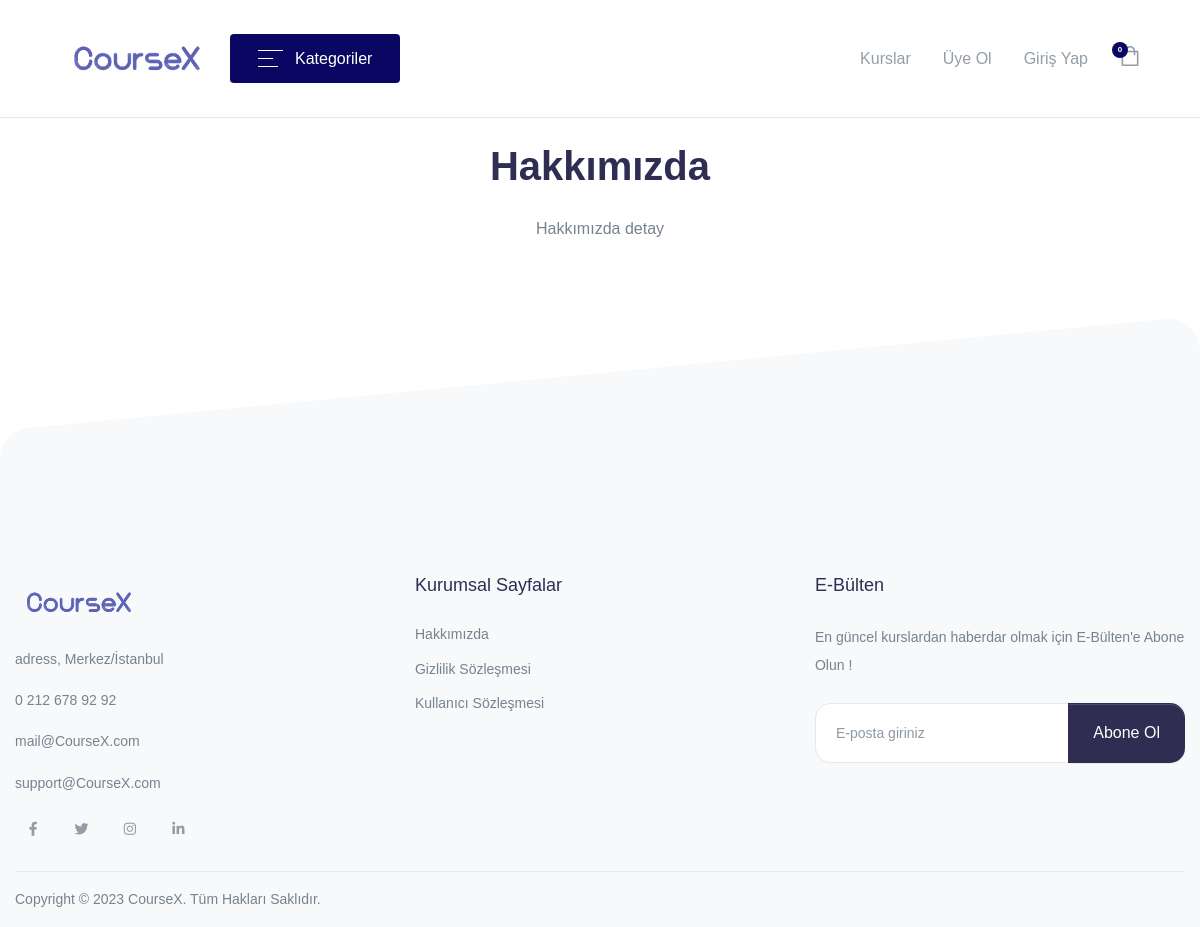
Screenshot of /CourseX/sayfa-hakkimizda-3 with the database file from the repository.
### tables this page shows
CREATE TABLE `tblsettings` (
  `tblSettingId` int(1) NOT NULL,
  `tblSettingTitle` varchar(250) NOT NULL,
  `tblSettingDescription` text NOT NULL,
  `tblSettingLogoUrl` varchar(100) NOT NULL,
  `tblSettingCompanyTitle` varchar(50) NOT NULL,
  `tblSettingEmail` varchar(50) NOT NULL,
  `tblSettingSupportEmail` varchar(50) NOT NULL,
  `tblSettingPhone` varchar(50) NOT NULL,
  `tblSettingGsm` varchar(50) NOT NULL,
  `tblSettingAddress` varchar(250) NOT NULL,
  `tblSettingCity` varchar(50) NOT NULL,
  `tblSettingDistrict` varchar(50) NOT NULL,
  `tblSettingSmtpUser` varchar(50) NOT NULL,
  `tblSettingSmtpPassword` varchar(50) NOT NULL,
  `tblSettingSmtpPort` varchar(50) NOT NULL,
  `tblSettingSmtpHost` varchar(50) NOT NULL,
  `tblSettingFacebook` varchar(50) NOT NULL,
  `tblSettingInstagram` varchar(50) NOT NULL,
  `tblSettingTwitter` varchar(50) NOT NULL,
  `tblSettingLinkedin` varchar(50) NOT NULL,
  `tblSettingYoutube` varchar(50) NOT NULL,
  `tblSettingSiteControl` enum('ACTIVE','INACTIVE') NOT NULL
);

CREATE TABLE `tblpages` (
  `tblPageId` int(1) NOT NULL,
  `tblPageTitle` varchar(200) NOT NULL,
  `tblPageSeoUrl` varchar(200) NOT NULL,
  `tblPageDetail` longtext NOT NULL,
  `tblPageArrangement` int(2) NOT NULL,
  `tblPageCreatedDate` datetime NOT NULL DEFAULT CURRENT_TIMESTAMP
);

### CourseX/Queries.php (called while the page is built, shortened)
<?php
require_once("Configuration/Connection.php");
require_once("Configuration/Functions.php");
$DefaultId = 1 ;
$GetSettings = $connection->prepare("SELECT * FROM tblsettings WHERE tblSettingId = :Id");
$GetSettings->bindParam(":Id", $DefaultId, PDO::PARAM_INT);
$GetSettings->execute();
$GetSetting=$GetSettings->fetch(PDO::FETCH_ASSOC);
$GetCart = $connection->prepare("SELECT * FROM tblcarts
INNER JOIN tblcourses ON tblcarts.tblCourseId= tblcourses.tblCourseId
WHERE tblcarts.tblStudentId= :tblStudentId
");
?>

### CourseX/Configuration/Functions.php (called while the page is built, shortened)
<?php
function securty($gelen)
{
    $giden = addslashes(htmlspecialchars($gelen));
    $giden = htmlentities(trim(strip_tags(html_entity_decode($giden))));
    return $giden;
}
function xss_clean($data)
{
    $data = str_replace(array('&amp;', '&lt;', '&gt;'), array('&amp;amp;', '&amp;lt;', '&amp;gt;'), $data);
    $data = preg_replace('/(&#*\w+)[\x00-\x20]+;/u', '$1;', $data);
    $data = preg_replace('/(&#x*[0-9A-F]+);*/iu', '$1;', $data);
    $data = html_entity_decode($data, ENT_COMPAT, 'UTF-8');
    $data = preg_replace('#(<[^>]+?[\x00-\x20"\'])(?:on|xmlns)[^>]*+>#iu', '$1>', $data);
    $data = preg_replace('#([a-z]*)[\x00-\x20]*=[\x00-\x20]*([`\'"]*)[\x00-\x20]*j[\x00-\x20]*a[\x00-\x20]*v[\x00-\x20]*a[\x00-\x20]*s[\x00-\x20]*c[\x00-\x20]*r[\x00-\x20]*i[\x00-\x20]*p[\x00-\x20]*t[\x00-\x20]*:#iu', '$1=$2nojavascript...', $data);
    $data = preg_replace('#([a-z]*)[\x00-\x20]*=([\'"]*)[\x00-\x20]*v[\x00-\x20]*b[\x00-\x20]*s[\x00-\x20]*c[\x00-\x20]*r[\x00-\x20]*i[\x00-\x20]*p[\x00-\x20]*t[\x00-\x20]*:#iu', '$1=$2novbscript...', $data);
    $data = preg_replace('#([a-z]*)[\x00-\x20]*=([\'"]*)[\x00-\x20]*-moz-binding[\x00-\x20]*:#u', '$1=$2nomozbinding...', $data);
    $data = preg_replace('#(<[^>]+?)style[\x00-\x20]*=[\x00-\x20]*[`\'"]*.*?expression[\x00-\x20]*\([^>]*+>#i', '$1>', $data);
    $data = preg_replace('#(<[^>]+?)style[\x00-\x20]*=[\x00-\x20]*[`\'"]*.*?behaviour[\x00-\x20]*\([^>]*+>#i', '$1>', $data);
    $data = preg_replace('#(<[^>]+?)style[\x00-\x20]*=[\x00-\x20]*[`\'"]*.*?s[\x00-\x20]*c[\x00-\x20]*r[\x00-\x20]*i[\x00-\x20]*p[\x00-\x20]*t[\x00-\x20]*:*[^>]*+>#iu', '$1>', $data);
    $data = preg_replace('#</*\w+:\w[^>]*+>#i', '', $data);
    do {
        $old_data = $data;
        $data = preg_replace('#</*(?:applet|b(?:ase|gsound|link)|embed|frame(?:set)?|i(?:frame|layer)|l(?:ayer|ink)|meta|object|s(?:cript|tyle)|title|xml)[^>]*+>#i', '', $data);
    } while ($old_data !== $data);
    return $data;
}

### CourseX/PageDetail.php (the view)
<?php require_once("Header2.php");
$PageId = xss_clean(securty(intval($_GET["PageId"])));
$GetPage = $connection->prepare("SELECT * FROM tblpages WHERE tblPageId= :tblPageId");
$GetPage->bindParam(":tblPageId", $PageId, PDO::PARAM_INT);
$GetPage->execute();
if ($GetPage->rowCount()>0) {
    $GetPage = $GetPage->fetch();
  }else{
      header("Location:Home");
      die;
  }
?>
    <header class="py-8 py-md-4" style="background-image: none;">
        <div class="container text-center py-xl-2">
            <h1 class="display-4 fw-semi-bold mb-0"><?php echo $GetPage["tblPageTitle"]; ?></h1>
        </div>
    </header>
    <div class="container pb-4 pb-xl-7">
        <div class="text-center mb-md-6 mb-4">
            <p class="w-xl-80 mx-auto line-height-md">
            <?php echo $GetPage["tblPageDetail"]; ?>
            </p>
        </div>
    </div>
<?php require_once("Footer.php"); ?>

### CourseX/Header2.php (shortened to what this page needs)
<?php
require_once("Queries.php");
?>
<!doctype html>
<html lang="en">
<head>
    <link rel="stylesheet" href="assets/fonts/fontawesome/fontawesome.css">
    <link rel="stylesheet" href="assets/libs/%40fancyapps/fancybox/dist/jquery.fancybox.min.css">
    <link rel="stylesheet" href="assets/libs/aos/dist/aos.css">
    <link rel="stylesheet" href="assets/libs/choices.js/public/assets/styles/choices.min.css">
    <link rel="stylesheet" href="assets/libs/flickity-fade/flickity-fade.css">
    <link rel="stylesheet" href="assets/libs/flickity/dist/flickity.min.css">
    <link rel="stylesheet" href="assets/libs/highlightjs/styles/vs2015.css">
    <link rel="stylesheet" href="assets/libs/jarallax/dist/jarallax.css">
    <link rel="stylesheet" href="assets/libs/quill/dist/quill.core.css">
    <link rel="stylesheet" href="assets/css/sweetalert2.min.css">
    <link rel="stylesheet" href="assets/css/theme.min.css">
</head>
<body class="bg-white">
    <header class="navbar navbar-expand-xl navbar-light bg-white border-bottom py-2 py-xl-4">
        <div class="container-fluid">
            <a class="navbar-brand me-0" href="Home">
                <img src="<?php echo $GetSetting["tblSettingLogoUrl"] ?>" class="navbar-brand-img" alt="...">
            </a>
            <ul class="navbar-nav navbar-vertical ms-xl-4 d-none d-xl-flex">
                <li class="nav-item dropdown">
                    <a class="nav-link pb-4 mb-n4 px-0 pt-0" id="navbarVerticalMenu" data-bs-toggle="dropdown" href="#"
                        aria-haspopup="true" aria-expanded="false">
                        <div class="bg-primary rounded py-3 px-5 d-flex align-items-center">
                            <div class="me-3 ms-1 d-flex text-white">
                                <svg width="25" height="17" viewbox="0 0 25 17" xmlns="http://www.w3.org/2000/svg">
                                    <rect width="25" height="1" fill="currentColor"></rect>
                                    <rect y="8" width="15" height="1" fill="currentColor"></rect>
                                    <rect y="16" width="20" height="1" fill="currentColor"></rect>
                                </svg>
                            </div>
                            <span class="text-white fw-medium me-1">Kategoriler</span>
                        </div>
                    </a>
                </li>
            </ul>
            <ul class="navbar-nav flex-row ms-auto ms-xl-0 me-n2 me-md-n4">
                <li class="nav-item border-0 px-0">
                    <a href="Courses" class="nav-link d-flex px-3 px-md-4 text-secondary icon-xs">
                        Kurslar
                    </a>
                </li>
                <?php
                if (empty($_SESSION["StudentEmail"])) { ?>
                <li class="nav-item border-0 px-0">
                    <a href="Register" class="nav-link d-flex px-3 px-md-4 text-secondary icon-xs" >
                        Üye Ol
                    </a>
                </li>
                <li class="nav-item border-0 px-0">
                    <a href="Login" class="nav-link d-flex px-3 px-md-4 text-secondary icon-xs">
                        Giriş Yap
                    </a>
                </li>
                <?php } ?>
                <li class="nav-item border-0 px-0">
                    <a href="#" class="nav-link d-flex px-3 px-md-4 position-relative text-secondary icon-xs"
                        data-bs-toggle="modal" data-bs-target="#cartModal">
                        <span class="badge badge-primary rounded-circle fw-bold badge-float mt-n1 ms-n2 px-0 w-16"
                            style="font-size: 8px;"><?php echo $GetCart->rowCount(); ?></span>
                    </a>
                </li>
            </ul>
        </div>
    </header>

### CourseX/Footer.php (shortened to what this page needs)
<footer class="pt-8 pt-md-13 pt-xl-15 position-relative bg-light">
    <div class="shape shape-blur mb-n-1 shape-top shape-flip-both svg-shim text-white mt-n-1">
        <svg viewbox="0 0 1920 230" fill="none" xmlns="http://www.w3.org/2000/svg">
            <path fill="currentColor"
                d="M0,229l1920,0V-0.4c0,25.8-19.6,47.3-45.2,49.8L54.8,223.8C25.4,226.6,0,203.5,0,174V229z">
            </path>
        </svg>
    </div>
    <div class="container">
        <div class="row" id="accordionFooter">
            <div class="col-12 col-md-4 col-lg-4">
                <img src="<?php echo $GetSetting["tblSettingLogoUrl"]; ?>"
                    alt="<?php echo $GetSetting["tblSettingTitle"]; ?>" class="footer-brand img-fluid mb-4 h-60p">
                <p class="text-gray-800 mb-4 font-size-sm-alone">
                    <?php echo $GetSetting["tblSettingAddress"]; ?>,
                    <?php echo $GetSetting["tblSettingDistrict"]."/".$GetSetting["tblSettingCity"]; ?>
                </p>
                <div class="mb-4">
                    <a href="tel:1234567890"
                        class="text-gray-800 font-size-sm-alone"><?php echo $GetSetting["tblSettingPhone"]; ?></a>
                </div>
                <div class="mb-4">
                    <a href="mailto:<?php echo $GetSetting["tblSettingEmail"]; ?>"
                        class="text-gray-800 font-size-sm-alone"><?php echo $GetSetting["tblSettingEmail"]; ?></a>
                </div>
                <div class="mb-4">
                    <a href="mailto:<?php echo $GetSetting["tblSettingSupportEmail"]; ?>"
                        class="text-gray-800 font-size-sm-alone"><?php echo $GetSetting["tblSettingSupportEmail"]; ?></a>
                </div>
                <ul class="list-unstyled list-inline list-social mb-4 mb-md-0">
                    <li class="list-inline-item list-social-item">
                        <a href="https://facebook.com/<?php echo $GetSetting["tblSettingFacebook"]; ?>"
                            class="text-secondary font-size-sm w-36 h-36 shadow-dark-hover d-flex align-items-center justify-content-center rounded-circle border-hover">
                            <i class="fab fa-facebook-f"></i>
                        </a>
                    </li>
                    <li class="list-inline-item list-social-item">
                        <a href="https://twitter.com/<?php echo $GetSetting["tblSettingTwitter"]; ?>"
                            class="text-secondary font-size-sm w-36 h-36 shadow-dark-hover d-flex align-items-center justify-content-center rounded-circle border-hover">
                            <i class="fab fa-twitter"></i>
                        </a>
                    </li>
                    <li class="list-inline-item list-social-item">
                        <a href="https://instagram.com/<?php echo $GetSetting["tblSettingInstagram"]; ?>"
                            class="text-secondary font-size-sm w-36 h-36 shadow-dark-hover d-flex align-items-center justify-content-center rounded-circle border-hover">
                            <i class="fab fa-instagram"></i>
                        </a>
                    </li>
                    <li class="list-inline-item list-social-item">
                        <a href="https://facebook.com/company/<?php echo $GetSetting["tblSettingLinkedin"]; ?>"
                            class="text-secondary font-size-sm w-36 h-36 shadow-dark-hover d-flex align-items-center justify-content-center rounded-circle border-hover">
                            <i class="fab fa-linkedin-in"></i>
                        </a>
                    </li>
                </ul>
            </div>
            <div class="col-12 col-md-4 col-lg-4">
                <div class="mb-5 mb-xl-0 footer-accordion">
                    <div id="widgetOne">
                        <h5 class="mb-5">
                            <button class="text-dark fw-medium footer-accordion-toggle d-flex align-items-center"
                                type="button" data-bs-toggle="collapse" data-bs-target="#widgetcollapseOne"
                                aria-expanded="true" aria-controls="widgetcollapseOne">
                                Kurumsal Sayfalar
                            </button>
                        </h5>
                    </div>
                    <div id="widgetcollapseOne" class="collapse show" aria-labelledby="widgetOne"
                        data-parent="#accordionFooter">
                        <ul class="list-unstyled text-gray-800 font-size-sm-alone mb-6 mb-md-8 mb-lg-0">
                            <?php
                        $GetPages = $connection->prepare("SELECT * FROM tblpages ORDER BY tblPageArrangement ASC");
                        $GetPages->execute();
                        foreach ($GetPages->fetchAll() as $GetPage) { ?>
                            <li class="mb-3">
                                <a href="sayfa-<?php echo $GetPage["tblPageSeoUrl"] . "-" . $GetPage["tblPageId"]; ?>" class="text-reset">
                                  <?php echo $GetPage["tblPageTitle"]; ?>
                                </a>
                            </li>
                            <?php } ?>
                        </ul>
                    </div>
                </div>
            </div>
            <div class="col-12 col-md-8 offset-md-4 offset-lg-0 col-lg-4">
                <div class="mb-5 mb-xl-0 footer-accordion">
                    <div id="widgetThree">
                        <h5 class="mb-5">
                            <button class="text-dark fw-medium footer-accordion-toggle d-flex align-items-center"
                                type="button" data-bs-toggle="collapse" data-bs-target="#widgetcollapseThree"
                                aria-expanded="false" aria-controls="widgetcollapseThree">
                                E-Bülten
                            </button>
                        </h5>
                    </div>
                    <div id="newsletter" class="collapse" aria-labelledby="widgetThree" data-parent="#accordionFooter">
                        <p class="font-size-sm-alone text-gray-800 line-height-lg mb-5">En güncel kurslardan haberdar
                            olmak için E-Bülten'e Abone Olun !</p>
                        <form>
                            <div class="input-group">
                                <input type="text" class="form-control rounded-left-xl placeholder-1"
                                    placeholder="E-posta giriniz" aria-label="E-posta giriniz"
                                    aria-describedby="button-addon2" v-model="newsletterEmail">
                                <div class="input-group-append">
                                    <a class="btn btn-dark px-5 rounded-right-xl" @click="addNewsletter()">Abone Ol</a>
                                </div>
                            </div>
                        </form>
                    </div>
                </div>
            </div>
            <div class="col-12 mt-md-5">
                <div
                    class="border-top pb-6 pt-6 py-md-4 text-center text-xl-start d-flex flex-column d-md-block d-xl-flex flex-xl-row align-items-center">
                    <p
                        class="text-gray-800 font-size-sm-alone d-block mb-0 mb-md-2 mb-xl-0 order-1 order-md-0 px-9 px-md-0">
                        Copyright © 2023 <?php echo $GetSetting["tblSettingCompanyTitle"]; ?>. Tüm Hakları Saklıdır.</p>
                </div>
            </div>
        </div>
    </div>
</footer>
</body>
</html>

### rows the page displays
tblsettings: tblSettingLogoUrl (picture), tblSettingLogoUrl+tblSettingTitle (picture), tblSettingAddress "adress", tblSettingDistrict "Merkez", tblSettingCity "İstanbul", tblSettingPhone "0 212 678 92 92", tblSettingEmail "mail@CourseX.com", tblSettingSupportEmail "support@CourseX.com", tblSettingCompanyTitle "CourseX"
tblpages: tblPageTitle "Hakkımızda", tblPageDetail "Hakkımızda detay"
tblpages: tblPageTitle "Gizlilik Sözleşmesi"
tblpages: tblPageTitle "Kullanıcı Sözleşmesi"

### other values shown
$GetCart->rowCount() "0"
